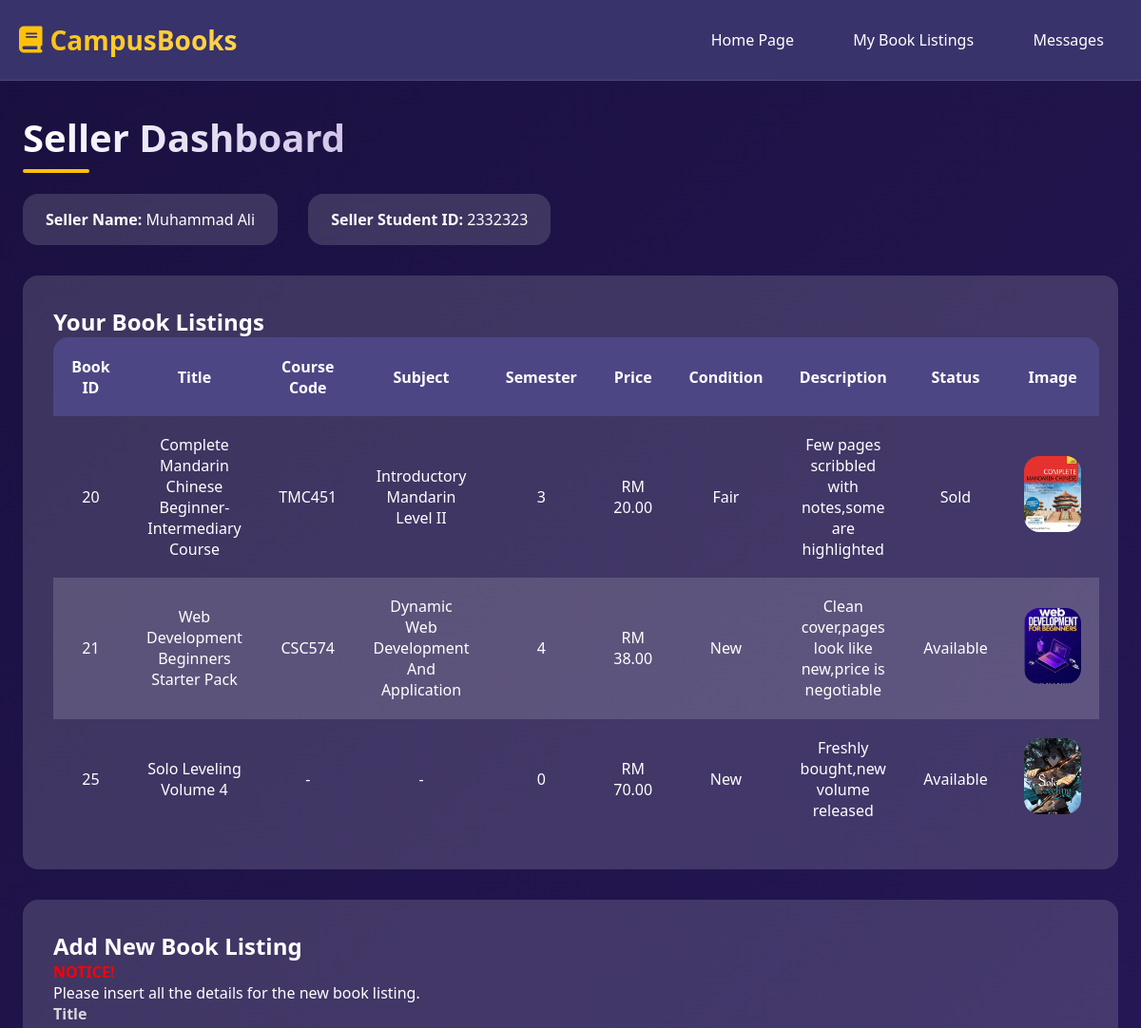
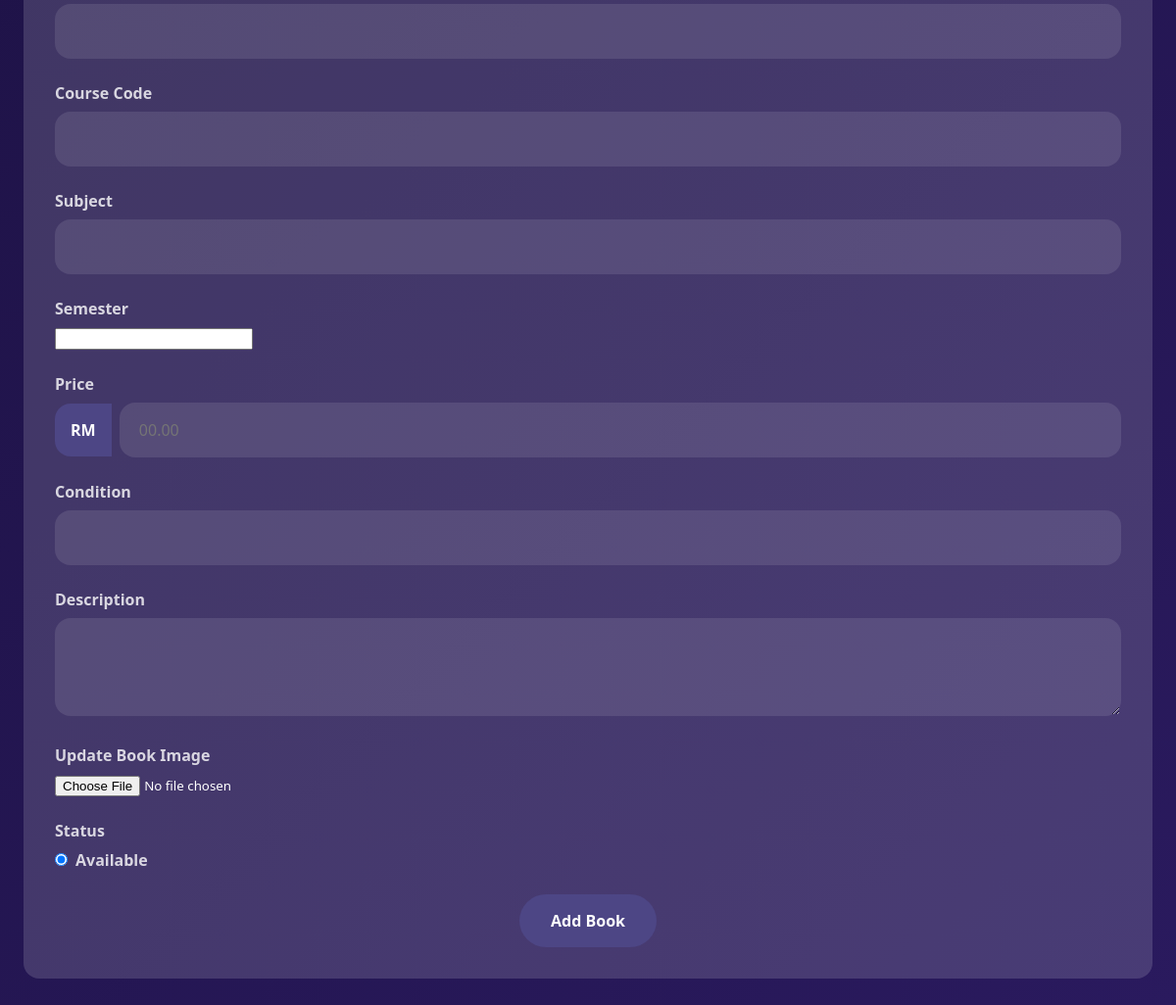
Screenshot of /seller.php (signed in) with the database file from the repository (2 pictures, top to bottom).
### tables this page shows
CREATE TABLE `books` (
  `Book_id` int(11) NOT NULL,
  `title` varchar(255) NOT NULL,
  `course_code` varchar(255) NOT NULL,
  `subject` varchar(255) NOT NULL,
  `semester` int(7) NOT NULL,
  `price` double(6,2) NOT NULL,
  `book_condition` varchar(4) NOT NULL,
  `description` text NOT NULL,
  `image_url` varchar(255) NOT NULL,
  `status` varchar(20) NOT NULL,
  `studentID` varchar(10) NOT NULL
);

### seller.php (the view, shortened to what this page needs)
<?php
include 'conn.php';
if (!isset($_SESSION['username'])) {
    echo "<p style='color:red;'>Username not set in session.</p>";
} else {
    $uname = $_SESSION['username'];
}
$stuID = $_SESSION['studentID'];
$book_query = "SELECT * FROM books WHERE studentID='$stuID'";
$book_result = mysqli_query($conn, $book_query);
?>
<!DOCTYPE html>
<html lang="en">
<head>
  <link rel="stylesheet" href="https://cdnjs.cloudflare.com/ajax/libs/font-awesome/6.4.0/css/all.min.css">
</head>
<body>
  <header class="glass">
    <div class="logo">
      <i class="fas fa-book"></i>
      CampusBooks
    </div>
    <nav>
      <a href="homepage.php">Home Page</a>
      <?php if (isset($_SESSION['usertype']) && $_SESSION['usertype'] == 'seller') : ?>
        <a href="listings.php">My Book Listings</a>
        <a href="chatroom.php">Messages</a>
      <?php endif; ?>
    </nav>
  </header>
  <div class="container animate">
    <div class="title">Seller Dashboard</div>
    <div class="user-info">
      <div><strong>Seller Name:</strong> <?php echo $uname; ?></div>
      <div><strong>Seller Student ID:</strong> <?php echo $_SESSION['studentID']; ?></div>
    </div>
    <div class="book-listings">
      <h2>Your Book Listings</h2>
      <table>
        <thead>
          <tr>
            <th>Book ID</th>
            <th>Title</th>
            <th>Course Code</th>
            <th>Subject</th>
            <th>Semester</th>
            <th>Price</th>
            <th>Condition</th>
            <th>Description</th>
            <th>Status</th>
            <th>Image</th>
          </tr>
        </thead>
        <tbody>
          <?php while($row = mysqli_fetch_assoc($book_result)): ?>
            <tr>
              <td><?php echo $row['Book_id']; ?></td>
              <td><?php echo $row['title']; ?></td>
              <td><?php echo $row['course_code']; ?></td>
              <td><?php echo $row['subject']; ?></td>
              <td><?php echo $row['semester']; ?></td>
              <td>RM <?php echo $row['price']; ?></td>
              <td><?php echo $row['book_condition']; ?></td>
              <td><?php echo $row['description']; ?></td>
              <td><?php echo $row['status']; ?></td>
              <td>
                <?php if (!empty($row['image_url'])): ?>
                  <img src="<?php echo $row['image_url']; ?>" alt="Book Image">
                <?php else: ?>
                  No Image
                <?php endif; ?>
              </td>
            </tr>
          <?php endwhile; ?>
        </tbody>
      </table>
    </div>
    <div class="form-container animate" style="animation-delay: 0.2s;">
      <h2>Add New Book Listing</h2>
      <p style="color: red; font-weight: bold;">NOTICE!</p>
      <p>Please insert all the details for the new book listing.</p>
      <form action="" method="post" enctype="multipart/form-data">
        <div class="form-group">
          <label>Title</label>
          <input type="text" name="title" required>
        </div>
        <div class="form-group">
          <label>Course Code</label>
          <input type="text" name="course_code" required>
        </div>
        <div class="form-group">
          <label>Subject</label>
          <input type="text" name="subject" required>
        </div>
        <div class="form-group">
          <label>Semester</label>
          <input type="number" name="semester" required>
        </div>
        <div class="form-group">
          <label>Price</label>
          <div class="price-group">
            <span>RM</span>
            <input type="text" name="price" placeholder="00.00" required>
          </div>
        </div>
        <div class="form-group">
          <label>Condition</label>
          <input type="text" name="cond" required>
        </div>
        <div class="form-group">
          <label>Description</label>
          <textarea name="description" required></textarea>
        </div>
        <div class="form-group">
          <div class="form-group">
      <label>Update Book Image</label>
      <input type="file" name="book_image">
    </div>
        </div>
        <div class="form-group">
          <label>Status</label>
          <div>
            <label style="display: flex; align-items: center; gap: 0.5rem;">
              <input type="radio" name="status" value="Available" checked> Available
            </label>
          </div>
        </div>
        <button type="submit" class="submit-btn" name="done">Add Book</button>
      </form>
    </div>
  </div>
</body>
</html>

### seller.php (style rules this page uses)
:root { --primary: #39336C; --primary-light: #4d4685; --primary-dark: #2c2753; --secondary: #FFC107; --light: #FFFFFF; --dark: #2d1a53; --glass: rgba(255, 255, 255, 0.15); --radius: 16px; --transition: all 0.3s ease; }
* { margin: 0; padding: 0; box-sizing: border-box; font-family: 'Segoe UI', Tahoma, Geneva, Verdana, sans-serif; }
body { background: linear-gradient(135deg, #1a103f, #2a1a5e); color: var(--light); min-height: 100vh; }
header { background-color: var(--primary); color: var(--light); padding: 20px; display: flex; justify-content: space-between; align-items: center; position: sticky; top: 0; z-index: 1000; border-bottom: 1px solid rgba(255, 255, 255, 0.1); }
.logo { font-size: 28px; font-weight: bold; display: flex; align-items: center; gap: 0.5rem; background: linear-gradient(90deg, var(--secondary), #ffd54f); -webkit-background-clip: text; -webkit-text-fill-color: transparent; }
nav { display: flex; align-items: center; gap: 1.5rem; }
nav a { color: var(--light); text-decoration: none; font-weight: 500; padding: 0.7rem 1.2rem; border-radius: 50px; transition: var(--transition); position: relative; overflow: hidden; }
nav a::before { content: ''; position: absolute; top: 0; left: 0; width: 0; height: 100%; background: rgba(255, 255, 255, 0.1); transition: var(--transition); z-index: -1; }
.container { max-width: 1200px; margin: 2rem auto; padding: 0 1.5rem; }
.title { font-size: 2.5rem; font-weight: 700; background: linear-gradient(90deg, var(--light), #d1c4e9); -webkit-background-clip: text; -webkit-text-fill-color: transparent; position: relative; display: inline-block; margin-bottom: 2rem; }
.title::after { content: ''; position: absolute; bottom: -10px; left: 0; width: 70px; height: 4px; background: var(--secondary); border-radius: 10px; }
.user-info { display: flex; gap: 2rem; margin-bottom: 2rem; flex-wrap: wrap; }
.user-info div { background: var(--glass); padding: 1rem 1.5rem; border-radius: var(--radius); min-width: 200px; text-align: center; }
.book-listings { margin-top: 2rem; background: var(--glass); border-radius: var(--radius); padding: 2rem; box-shadow: var(--shadow); }
table { width: 100%; border-collapse: collapse; background: var(--glass-dark); border-radius: var(--radius); overflow: hidden; }
th, td { padding: 1.2rem; text-align: center; }
th { background: var(--primary-light); color: var(--light); }
tr:nth-child(even) { background: var(--glass); }
img { width: 60px; height: 80px; object-fit: cover; border-radius: var(--radius); }
.form-container { margin-top: 2rem; background: var(--glass); border-radius: var(--radius); padding: 2rem; box-shadow: var(--shadow); }
.form-group { margin-bottom: 1.5rem; }
.form-group label { display: block; margin-bottom: 0.5rem; font-weight: 600; color: rgba(255, 255, 255, 0.8); }
.form-group input[type="text"], .form-group select, .form-group textarea { width: 100%; padding: 1rem 1.2rem; border-radius: var(--radius); border: none; background: rgba(255, 255, 255, 0.1); color: var(--light); font-size: 1rem; transition: var(--transition); border: 1px solid transparent; }
.form-group textarea { resize: vertical; height: 100px; }
.price-group { display: flex; align-items: center; gap: 0.5rem; }
.price-group span { background: var(--primary-light); padding: 1rem; border-radius: var(--radius) 0 0 var(--radius); font-weight: 600; }
.price-group input { flex: 1; border-radius: 0 var(--radius) var(--radius) 0; }
.submit-btn { display: block; margin: 0 auto; background: var(--primary-light); color: var(--light); padding: 1rem 2rem; border-radius: 50px; font-weight: 600; cursor: pointer; transition: var(--transition); border: none; text-decoration: none; font-size: 1rem; position: relative; overflow: hidden; }
.submit-btn::before { content: ''; position: absolute; top: 0; left: 0; width: 0; height: 100%; background: rgba(255, 255, 255, 0.2); transition: var(--transition); z-index: -1; }
.animate { animation: fadeIn 0.6s ease-out forwards; }

### rows the page displays
books: Book_id "20", title "Complete Mandarin Chinese Beginner-Intermediary Course", course_code "TMC451", subject "Introductory Mandarin Level II", semester "3", price "20.00", book_condition "Fair", description "Few pages scribbled with notes,some are highlighted", status "Sold", image_url (picture)
books: Book_id "21", title "Web Development Beginners Starter Pack", course_code "CSC574", subject "Dynamic Web Development And Application", semester "4", price "38.00", book_condition "New", description "Clean cover,pages look like new,price is negotiable", status "Available", image_url (picture)
books: Book_id "25", title "Solo Leveling Volume 4", course_code "-", subject "-", semester "0", price "70.00", book_condition "New", description "Freshly bought,new volume released", status "Available", image_url (picture)

### other values shown
$uname "Muhammad Ali"
$_SESSION['studentID'] "2332323"
